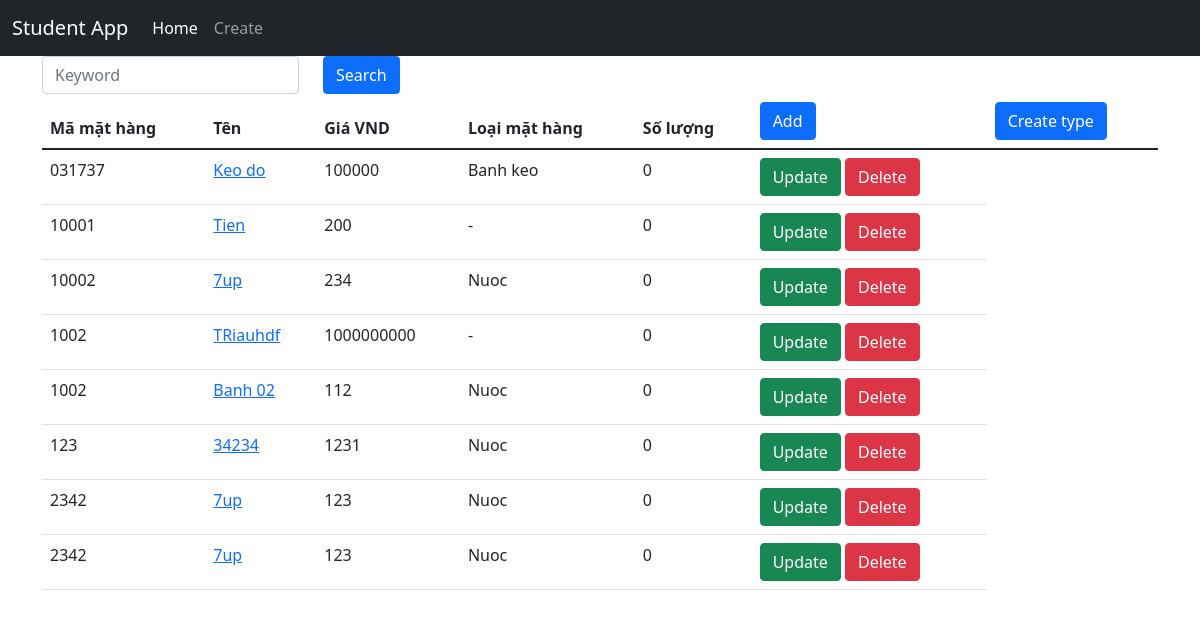
Page /list on the committed database.
### home/models.py (models this page shows, shortened)
class Production(models.Model):
    code = models.TextField()
    name = models.TextField()
    price = models.IntegerField(default=0)
    soluong = models.IntegerField(default=0)
    producttype = models.ForeignKey(ProductType, on_delete=models.CASCADE, blank=False, null=True)
    def get_absolute_url(self):
        return reverse("detail", kwargs={"id": self.id})

class ProductType(models.Model):
    name =  models.TextField()
    def __str__(self):
        return f' {self.name}'

### home/views.py (the view)
# urls.py: path('list', views.viewlist, name='list'),
def viewlist(request):
    keyword = request.GET.get('keyword')
    if keyword:
        prds = Production.objects.filter(name__icontains = keyword)
    else:
        prds = Production.objects.all()
    context = {
        'keyword' : keyword,
        'products': prds.order_by('code')
    }
    return render(request, 'listview.html', context)

### home/templates/listview.html
{% extends 'base.html' %}
{% block content %}
<form>
    <div class="row">
        <div class="col-auto">
            <input type="text" class="form-control" placeholder="Keyword" name="keyword"
                value="{{ keyword|default:''}}">
        </div>
        <div class="col-auto">
            <input type="submit" class="btn btn-primary" value="Search" />
        </div>
        </div>
</form>
<table class="table">
    <thead>
        <th>Mã mặt hàng</th>
        <th>Tên</th>
        <th>Giá VND</th>
        <th>Loại mặt hàng</th>
        <th>Số lượng</th>
        <th>
            <a href="create" class="btn btn-primary">Add</a>
        </th>
        <th>
            <a href="createtype" class="btn btn-primary">Create type</a>
        </th>
    </thead>
    <tbody>
        {% for product in products %}
        <tr>
            <td>{{ product.code }}</td>
            <td>
                <a href="{{product.get_absolute_url}}">{{product.name}}</a>
            </td>
            <td>{{ product.price }}</td>
            <td>{{ product.producttype | default:'-' }}</td>
            <td>{{ product.soluong }}</td>
            <td>
                <a href="{% url 'update' product.id %}" class="btn btn-success">Update</a>
                <a href="{% url 'delete' product.id %}" class="btn btn-danger">Delete</a>
            </td>
        </tr>
        {% endfor %}
    </tbody>
</table>
{% endblock %}

### home/templates/base.html (shortened to what this page needs)
<!DOCTYPE html>
<html lang="en">
<head>
    <link href="https://cdn.jsdelivr.net/npm/bootstrap@5.1.3/dist/css/bootstrap.min.css" rel="stylesheet"
>
</head>
<body>
    {% include 'navbar.html' %}
    <div class="container">
        {% block content %} replace me {% endblock %}
    </div>
</body>
</html>

### home/templates/navbar.html (shortened to what this page needs)
<nav class="navbar navbar-expand-lg navbar-dark bg-dark">
    <div class="container-fluid">
        <a class="navbar-brand" href="{%url 'list'%}">Student App</a>
        <div class="collapse navbar-collapse" id="navbarSupportedContent">
            <ul class="navbar-nav me-auto mb-2 mb-lg-0">
                <li class="nav-item">
                    <a class="nav-link active" aria-current="page" href="{%url 'list'%}">Home</a>
                </li>
                <li class="nav-item">
                    <a class="nav-link" href="{%url 'create'%}">Create</a>
                </li>
            </ul>
        </div>
    </div>
</nav>

### rows in the picture
Production: code "031737", name "Keo do", price "100000", producttype "Banh keo", soluong "0"
Production: code "10001", name "Tien", price "200", producttype "-", soluong "0"
Production: code "10002", name "7up", price "234", producttype "Nuoc", soluong "0"
Production: code "1002", name "TRiauhdf", price "1000000000", producttype "-", soluong "0"
Production: code "1002", name "Banh 02", price "112", producttype "Nuoc", soluong "0"
Production: code "123", name "34234", price "1231", producttype "Nuoc", soluong "0"
Production: code "2342", name "7up", price "123", producttype "Nuoc", soluong "0"
Production: code "2342", name "7up", price "123", producttype "Nuoc", soluong "0"
